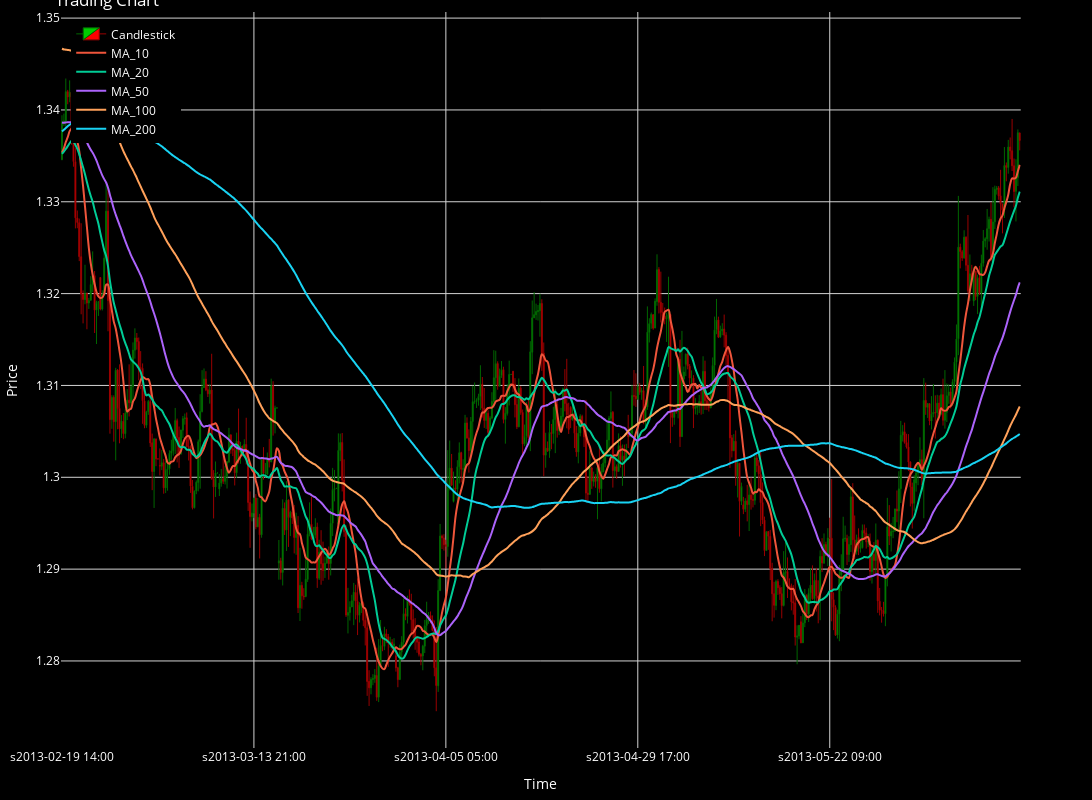

This figure's notebook cell:
### Code cell
cp.show_plot(line_traces=traces)

### Figure 1 — Plotly figure (JSON) as saved in the notebook; plotly's stock layout.template omitted (floating-point values rounded to 4 significant figures; data arrays with more than 128 entries replaced by an {"elided": "..."} marker saying what was removed)
{"data": [{"close": {"elided": "500 float values"}, "decreasing": {"fillcolor": "#ff0000", "line": {"color": "#990000"}}, "high": {"elided": "500 float values"}, "hovertext": "Candlestick", "increasing": {"fillcolor": "#00cc00", "line": {"color": "#006600"}}, "line": {"width": 1}, "low": {"elided": "500 float values"}, "name": "Candlestick", "opacity": 1, "open": {"elided": "500 float values"}, "type": "candlestick", "x": {"elided": "500 str values"}}, {"hovertext": "MA_10", "line": {"shape": "spline", "width": 2}, "name": "MA_10", "type": "scatter", "x": {"elided": "500 str values"}, "xaxis": "x", "y": {"elided": "500 float values"}, "yaxis": "y"}, {"hovertext": "MA_20", "line": {"shape": "spline", "width": 2}, "name": "MA_20", "type": "scatter", "x": {"elided": "500 str values"}, "xaxis": "x", "y": {"elided": "500 float values"}, "yaxis": "y"}, {"hovertext": "MA_50", "line": {"shape": "spline", "width": 2}, "name": "MA_50", "type": "scatter", "x": {"elided": "500 str values"}, "xaxis": "x", "y": {"elided": "500 float values"}, "yaxis": "y"}, {"hovertext": "MA_100", "line": {"shape": "spline", "width": 2}, "name": "MA_100", "type": "scatter", "x": {"elided": "500 str values"}, "xaxis": "x", "y": {"elided": "500 float values"}, "yaxis": "y"}, {"hovertext": "MA_200", "line": {"shape": "spline", "width": 2}, "name": "MA_200", "type": "scatter", "x": {"elided": "500 str values"}, "xaxis": "x", "y": {"elided": "500 float values"}, "yaxis": "y"}], "layout": {"font": {"color": "white", "size": 12}, "height": 800, "legend": {"x": 0.01, "xanchor": "left", "y": 0.99, "yanchor": "top"}, "margin": {"b": 10, "l": 10, "r": 10, "t": 10}, "paper_bgcolor": "black", "plot_bgcolor": "black", "title": {"text": "Trading Chart"}, "width": 1500, "xaxis": {"anchor": "y", "domain": [0, 0.94], "gridcolor": "lightgray", "nticks": 5, "rangeslider": {"visible": false}, "title": {"text": "Time"}}, "yaxis": {"anchor": "x", "domain": [0, 1], "gridcolor": "lightgray", "title": {"text": "Price"}}, "yaxis2": {"anchor": "x", "gridcolor": "lightgray", "overlaying": "y", "side": "right", "title": {"text": "Price"}}}}
